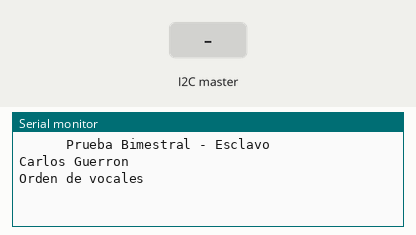
Recording of a sketch running on a simulated Arduino Uno, built with avr-gcc and run on an emulated ATmega328P. Parts: the last lines printed to the serial monitor. Inputs (shaded band) come from the test bench.

Above: at 1.2 s.
1.3 s: the I2C master sends "a"
At 2.4 s:
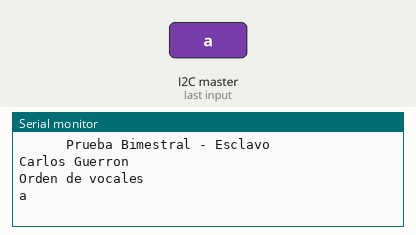
2.8 s: the I2C master sends "e"
At 3.6 s:
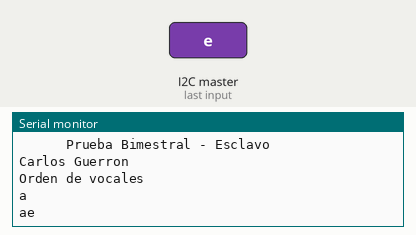
4.3 s: the I2C master sends "i"
At 4.7 s:
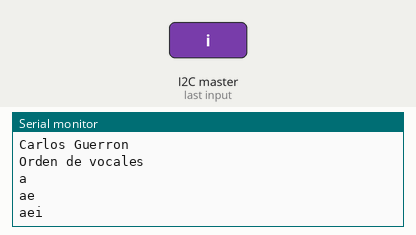
5.8 s: the I2C master sends "o"
At 7.0 s:
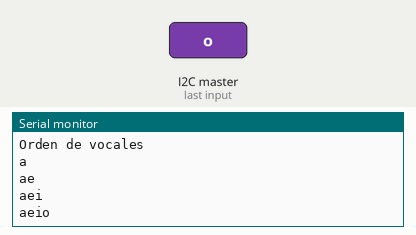
7.3 s: the I2C master sends "u"
At 8.2 s:
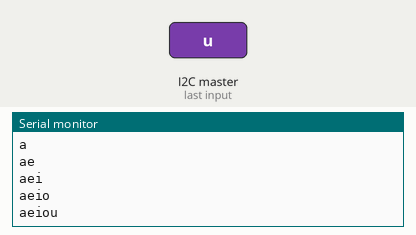
8.8 s: the I2C master sends "a"
At 9.4 s:
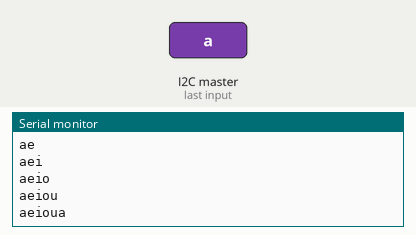

Measured:
- after the input at 1.3 s, the serial monitor: prints a new line at once (image 1)
- after the input at 2.8 s, the serial monitor: prints a new line at once (image 2)
- after the input at 4.3 s, the serial monitor: prints a new line at once (image 3)
- after the input at 5.8 s, the serial monitor: prints a new line at once (image 4)
- after the input at 7.3 s, the serial monitor: prints a new line at once (image 5)
- after the input at 8.8 s, the serial monitor: prints a new line at once (image 6)

The sketch:

GuerronCarlos_Ejercicio3Esclavo.ino
```cpp
/*
 *    Pruba Bimestral
 *      ESCLAVO
 * Nombre: Carlos Guerrón
 * Fecha: 07/12/2020
 * Objetivo: Realice un programa que pueda ingresar vocales por comunicación serial y responda un vector del mismo tamaño pero de forma ordenadas visualizado en una lcd.
 * Ejemplo 1:
 * Ingreso: uie
 * Responde: eiu
 * Ejemplo 2:
 * Ingreso : auoia
 * Responde: aaiou
 */
  #include<Wire.h>
 char palabra;
 String cod;
 String pCodi;
void setup() {
 Wire.begin(4);
  Serial.begin(9600);
  Serial.println("      Prueba Bimestral - Esclavo    ");
  Serial.println("Carlos Guerron");
  Serial.println("Orden de vocales");
  Serial.println();
  Wire.onReceive(receiveEvent);
  Wire.onRequest(requestEvent);

}

void loop() {
 delay(200);

}
void receiveEvent(int bytes){
  while(Wire.available()){
    char menu=Wire.read();
switch(menu){
      case'a':
      cod=cod+"a";
      break;
      case'e':
      cod=cod+"e";
      break;
      case'i':
      cod=cod+"i";
      break;
      case'o':
      cod=cod+"o";
      break;
      case'u':
      cod=cod+"u";
      break;

      }
    }
    Serial.println(cod);
    if(Serial.available()>0) {
    pCodi=Serial.read();
   }
  }
  void requestEvent(){
    if(Serial.available()>0){
    palabra=Serial.read();
    Wire.beginTransmission(4);
    Wire.write(palabra);
    Wire.endTransmission();
      }
  }
```
